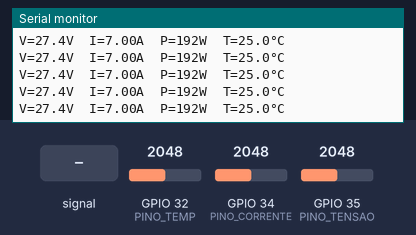
The sketch below on a simulated ESP32. On the bench: the last lines printed to the serial monitor. The inputs (shaded band) are chosen by the test bench; at power-on: GPIO 32 (PINO_TEMP) = 2048, GPIO 34 (PINO_CORRENTE) = 2048, GPIO 35 (PINO_TENSAO) = 2048 (analog values on the 0–4095 scale). WiFi joins after 1.5 s; servers stay silent unless stated; uploads are accepted with an empty reply.

Above: at 2.7 s.
2.8 s: GPIO 34 (PINO_CORRENTE) fed a 200 Hz sine of ±327 counts around its level
At 3.17 s:
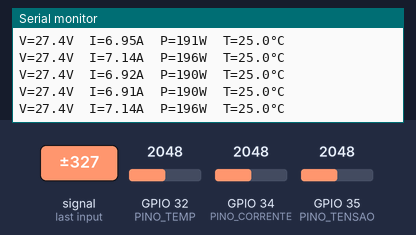
4.7 s: GPIO 32 (PINO_TEMP) set to 2866
At 6.18 s:
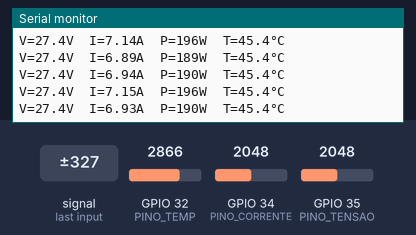
6.2 s: GPIO 34 (PINO_CORRENTE) set to 2866
At 7.0 s:
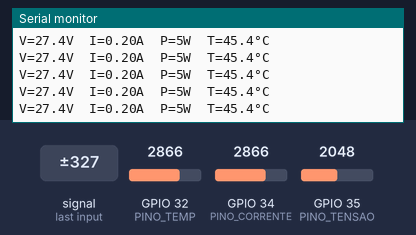
7.7 s: GPIO 35 (PINO_TENSAO) set to 2866
At 9.18 s:
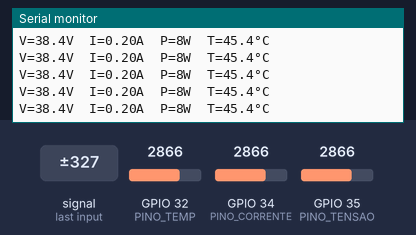
9.2 s: GPIO 32 (PINO_TEMP) set to 3603
At 9.8 s:
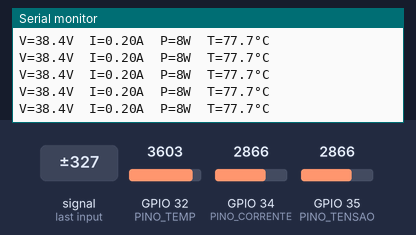
10.7 s: GPIO 34 (PINO_CORRENTE) set to 3603
At 12.19 s:
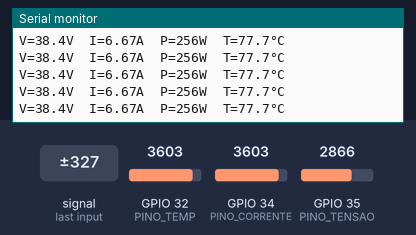
Timing chart, 0 to 13.2 s (numbered marks = the images above; inputs shaded):
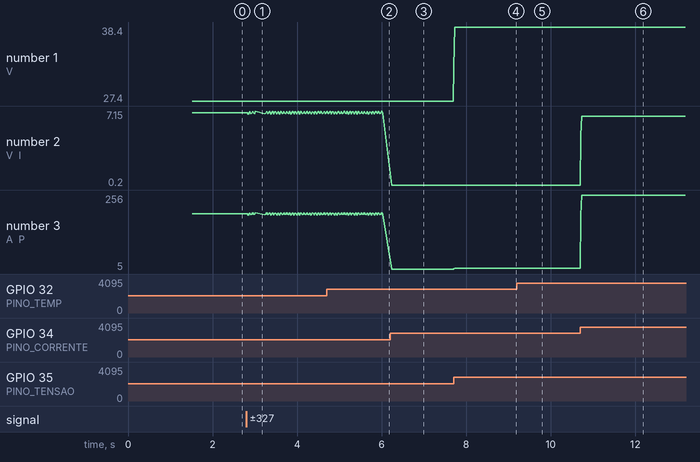

Measured:
- after the input at 2.8 s, the serial monitor: prints a new line at once (image 1)
- after the input at 4.7 s, the serial monitor: prints a new line at once (image 2)
- after the input at 6.2 s, the serial monitor: prints a new line at once (image 3)
- after the input at 7.7 s, the serial monitor: prints a new line at once (image 4)
- after the input at 9.2 s, the serial monitor: prints a new line after 0.05 s (image 5)
- after the input at 10.7 s, the serial monitor: prints a new line at once (image 6)
- plotted number 1: 27.4 → 38.4 after the input at 7.7 s
- plotted number 2: 7 → 6.89 after the input at 2.8 s, 6.93 → 0.2 after the input at 6.2 s, 0.2 → 6.67 after the input at 10.7 s

The sketch:

ecoflow_esp32.ino
```cpp
/*
 * EcoFlow Manager — Firmware ESP32
 * ─────────────────────────────────────────────────────
 * Hardware necessário:
 *   - ESP32 (qualquer modelo com WiFi)
 *   - Sensor de corrente ACS712 (5A, 20A ou 30A) — pino 34
 *   - Divisor de tensão resistivo (para medir tensão DC) — pino 35
 *   - Sensor de temperatura NTC 10kΩ (opcional) — pino 32
 *
 * Bibliotecas necessárias (instalar pelo Library Manager do Arduino IDE):
 *   - ArduinoJson  (versão 6.x)
 *   - HTTPClient   (já inclusa no ESP32 core)
 *   - WiFi         (já inclusa no ESP32 core)
 *
 * Como instalar o ESP32 no Arduino IDE:
 *   File > Preferences > Additional Boards:
 *   https://raw.githubusercontent.com/espressif/arduino-esp32/gh-pages/package_esp32_index.json
 * ─────────────────────────────────────────────────────
 */

#include <WiFi.h>
#include <HTTPClient.h>
#include <ArduinoJson.h>

// ── Configurações WiFi ────────────────────────────────
const char* SSID     = "SEU_WIFI_AQUI";
const char* PASSWORD = "SUA_SENHA_AQUI";

// ── URL do backend (IP do computador na rede local) ───
// Descubra seu IP: no terminal Windows rode `ipconfig`, no Linux/Mac `ifconfig`
const char* BACKEND_URL = "http://192.168.1.100:3001/api/dados";

// ── Pinos dos sensores ────────────────────────────────
#define PINO_CORRENTE   34    // ACS712 — saída analógica
#define PINO_TENSAO     35    // Divisor de tensão
#define PINO_TEMP       32    // NTC 10kΩ (opcional)

// ── Configuração do ACS712 ────────────────────────────
// ACS712-5A:  sensibilidade = 185 mV/A
// ACS712-20A: sensibilidade = 100 mV/A
// ACS712-30A: sensibilidade = 66 mV/A
#define ACS712_SENSIBILIDADE  100.0   // mV/A — ajuste para o seu modelo
#define ACS712_OFFSET         2500.0  // mV — tensão de offset (normalmente 2500mV = 0A)

// ── Divisor de tensão ─────────────────────────────────
// Exemplo: R1 = 47kΩ, R2 = 3.3kΩ para medir até ~50V
// Fator = (R1 + R2) / R2
#define DIVISOR_FATOR   15.24   // Ajuste conforme seus resistores

// ── Intervalo de envio (ms) ───────────────────────────
#define INTERVALO_MS    3000

// ── Variáveis globais ─────────────────────────────────
unsigned long ultimoEnvio = 0;
float tensaoMedia   = 0;
float correnteMedia = 0;
int   numAmostras   = 50;   // amostras para média

// ─────────────────────────────────────────────────────
void setup() {
  Serial.begin(115200);
  Serial.println("\n🌞 EcoFlow Manager — ESP32 iniciando...");

  // Configura pinos ADC
  analogReadResolution(12);      // 0-4095
  analogSetAttenuation(ADC_11db); // 0-3.6V

  // Conecta WiFi
  WiFi.begin(SSID, PASSWORD);
  Serial.print("Conectando ao WiFi");
  int tentativas = 0;
  while (WiFi.status() != WL_CONNECTED && tentativas < 20) {
    delay(500);
    Serial.print(".");
    tentativas++;
  }

  if (WiFi.status() == WL_CONNECTED) {
    Serial.println("\n✅ WiFi conectado!");
    Serial.print("   IP do ESP32: ");
    Serial.println(WiFi.localIP());
  } else {
    Serial.println("\n❌ Falha no WiFi — operando offline");
  }
}

// ─────────────────────────────────────────────────────
void loop() {
  // Lê sensores com média de múltiplas amostras (reduz ruído)
  float somaTensao   = 0;
  float somaCorrente = 0;

  for (int i = 0; i < numAmostras; i++) {
    // Leitura de tensão (pino 35)
    int adcTensao = analogRead(PINO_TENSAO);
    float vADC_tensao = (adcTensao / 4095.0) * 3.6;   // converte para volts
    somaTensao += vADC_tensao * DIVISOR_FATOR;

    // Leitura de corrente — ACS712 (pino 34)
    int adcCorrente = analogRead(PINO_CORRENTE);
    float vADC_corrente = (adcCorrente / 4095.0) * 3600.0;  // converte para mV
    float corrente = (vADC_corrente - ACS712_OFFSET) / ACS712_SENSIBILIDADE;
    somaCorrente += abs(corrente);   // valor absoluto (corrente positiva)

    delayMicroseconds(200);
  }

  tensaoMedia   = somaTensao   / numAmostras;
  correnteMedia = somaCorrente / numAmostras;

  // Filtra leituras muito baixas (ruído do ADC)
  if (tensaoMedia < 1.0)   tensaoMedia   = 0;
  if (correnteMedia < 0.1) correnteMedia = 0;

  float potencia = tensaoMedia * correnteMedia;

  // Leitura de temperatura (NTC 10kΩ)
  float temperatura = lerTemperatura();

  // Exibe no monitor serial
  Serial.printf("V=%.1fV  I=%.2fA  P=%.0fW  T=%.1f°C\n",
                 tensaoMedia, correnteMedia, potencia, temperatura);

  // Envia para o backend a cada INTERVALO_MS
  if (millis() - ultimoEnvio >= INTERVALO_MS) {
    ultimoEnvio = millis();
    enviarDados(tensaoMedia, correnteMedia, potencia, temperatura);
  }
}

// ─────────────────────────────────────────────────────
void enviarDados(float tensao, float corrente, float potencia, float temperatura) {
  if (WiFi.status() != WL_CONNECTED) {
    Serial.println("⚠️  WiFi desconectado — tentando reconectar...");
    WiFi.reconnect();
    return;
  }

  HTTPClient http;
  http.begin(BACKEND_URL);
  http.addHeader("Content-Type", "application/json");

  // Monta JSON
  StaticJsonDocument<200> doc;
  doc["tensao"]      = round(tensao * 10) / 10.0;
  doc["corrente"]    = round(corrente * 100) / 100.0;
  doc["potencia"]    = round(potencia);
  doc["temperatura"] = round(temperatura * 10) / 10.0;

  String jsonStr;
  serializeJson(doc, jsonStr);

  int httpCode = http.POST(jsonStr);

  if (httpCode == 200) {
    Serial.println("✅ Dados enviados ao backend");
  } else {
    Serial.printf("❌ Erro HTTP: %d\n", httpCode);
  }

  http.end();
}

// ─────────────────────────────────────────────────────
// Leitura de temperatura com NTC 10kΩ (equação Steinhart-Hart)
float lerTemperatura() {
  int adc = analogRead(PINO_TEMP);
  if (adc == 0) return 0;

  float R_NTC = 10000.0 * ((4095.0 / adc) - 1.0);  // resistência do NTC
  float tempK = 1.0 / (
    (1.0 / 298.15) +
    (1.0 / 3950.0) * log(R_NTC / 10000.0)
  );

  return tempK - 273.15;   // Kelvin → Celsius
}
```
